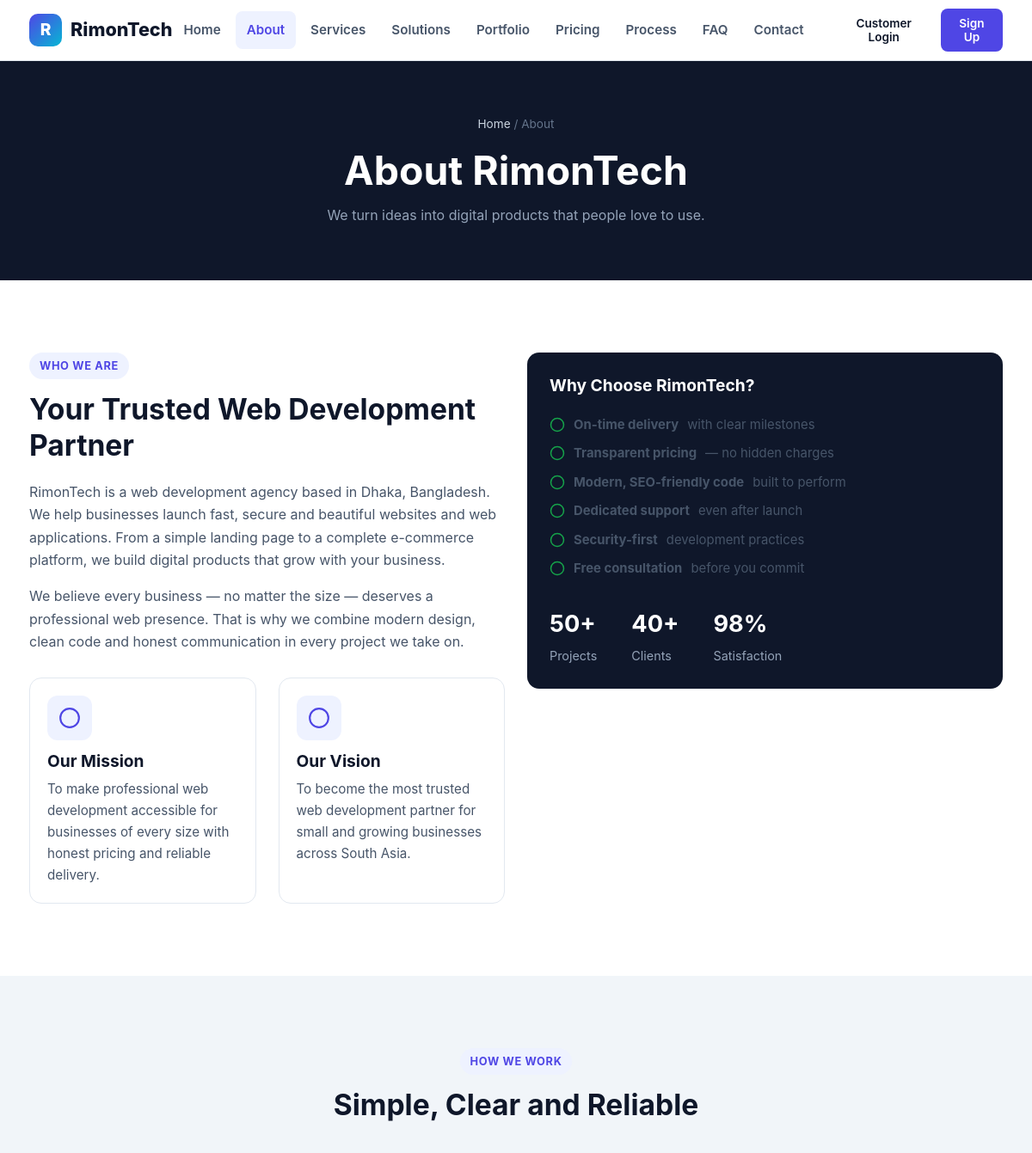
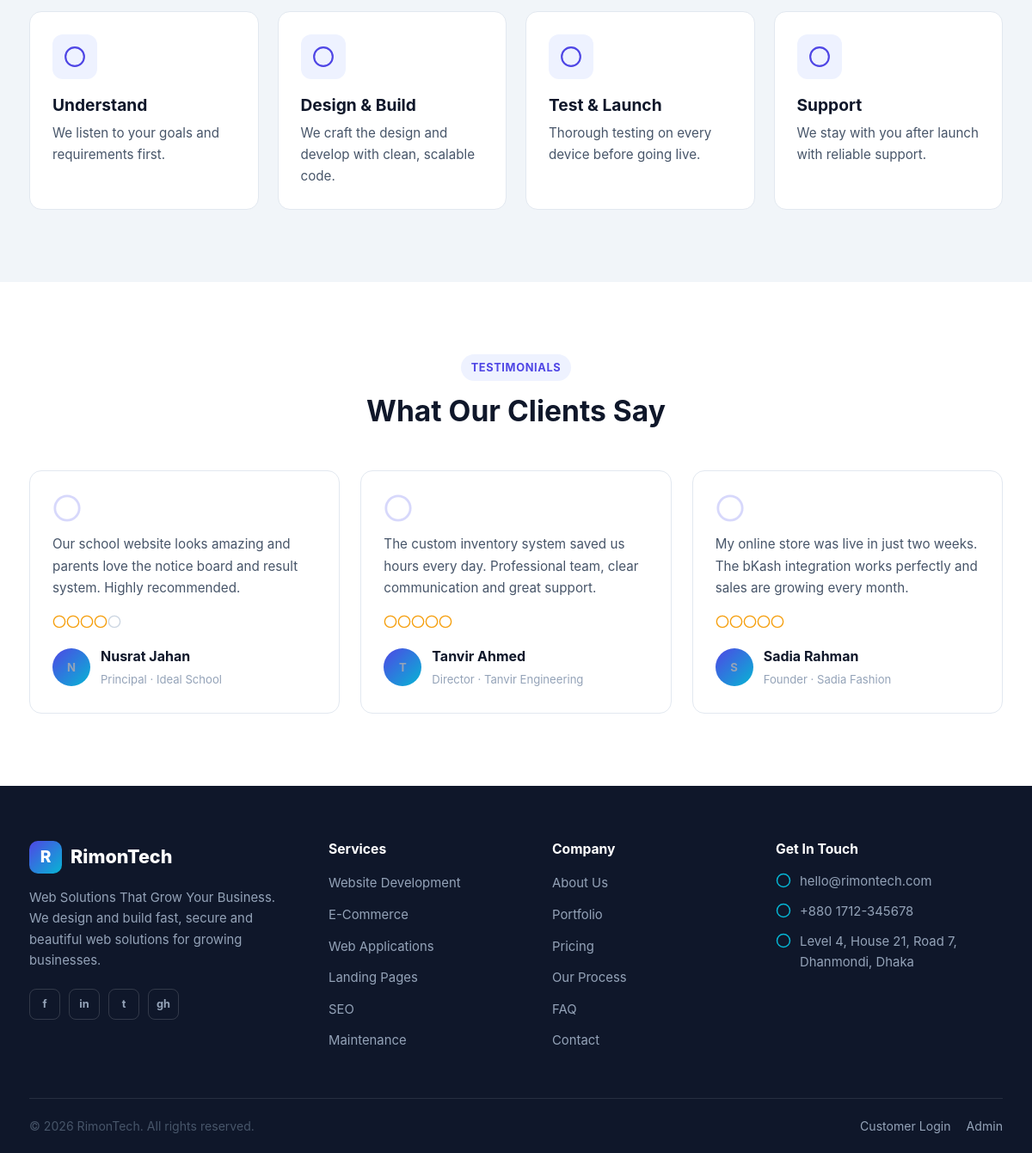
Page /about.php on the committed database (2 pictures, top to bottom).
### tables this page shows
CREATE TABLE IF NOT EXISTS testimonials (
    id INT UNSIGNED AUTO_INCREMENT PRIMARY KEY,
    customer_name VARCHAR(120) NOT NULL,
    role VARCHAR(100) NULL,
    company VARCHAR(150) NULL,
    content TEXT NULL,
    rating TINYINT NOT NULL DEFAULT 5,
    active TINYINT(1) NOT NULL DEFAULT 1,
    created_at TIMESTAMP DEFAULT CURRENT_TIMESTAMP
);

### config/database.php (called while the page is built, shortened)
<?php
function db(): PDO
{
    static $pdo = null;
    if ($pdo === null) {
        $dsn = 'mysql:host=' . DB_HOST . ';dbname=' . DB_NAME . ';charset=utf8mb4';
        $pdo = new PDO($dsn, DB_USER, DB_PASS, [
            PDO::ATTR_ERRMODE => PDO::ERRMODE_EXCEPTION,
            PDO::ATTR_DEFAULT_FETCH_MODE => PDO::FETCH_ASSOC,
            PDO::ATTR_EMULATE_PREPARES => false,
        ]);
    }
    return $pdo;
}

### about.php (the view, shortened to what this page needs)
<?php
require_once __DIR__ . '/includes/functions.php';
$testimonials = db()->query('SELECT * FROM testimonials WHERE active = 1 ORDER BY id DESC LIMIT 3')->fetchAll();
include __DIR__ . '/includes/header.php';
?>
<section class="page-hero">
  <div class="container">
    <div class="crumbs"><a href="<?= url('index.php') ?>">Home</a> / About</div>
    <h1>About RimonTech</h1>
    <p>We turn ideas into digital products that people love to use.</p>
  </div>
</section>
<section class="section">
  <div class="container">
    <div class="grid-2">
      <div>
        <div class="section-head" style="text-align:left;margin:0 0 20px;">
          <span class="eyebrow">Who We Are</span>
          <h2>Your Trusted Web Development Partner</h2>
        </div>
        <p><?= e(setting('about_text')) ?></p>
        <p style="margin-top:16px;">We believe every business — no matter the size — deserves a professional web presence. That is why we combine modern design, clean code and honest communication in every project we take on.</p>
        <div class="grid-2" style="margin-top:28px;">
          <div class="card" style="padding:20px;">
            <div class="card-icon" style="margin-bottom:12px;"><?= icon('shield') ?></div>
            <h3>Our Mission</h3>
            <p><?= e(setting('mission_text')) ?></p>
          </div>
          <div class="card" style="padding:20px;">
            <div class="card-icon" style="margin-bottom:12px;"><?= icon('eye') ?></div>
            <h3>Our Vision</h3>
            <p><?= e(setting('vision_text')) ?></p>
          </div>
        </div>
      </div>
      <div>
        <div class="card" style="background:var(--dark);color:#e2e8f0;border:none;">
          <h3 style="color:#fff;margin-bottom:22px;">Why Choose RimonTech?</h3>
          <ul class="feature-list">
            <li><?= icon('check') ?> <strong>On-time delivery</strong> with clear milestones</li>
            <li><?= icon('check') ?> <strong>Transparent pricing</strong> — no hidden charges</li>
            <li><?= icon('check') ?> <strong>Modern, SEO-friendly code</strong> built to perform</li>
            <li><?= icon('check') ?> <strong>Dedicated support</strong> even after launch</li>
            <li><?= icon('check') ?> <strong>Security-first</strong> development practices</li>
            <li><?= icon('check') ?> <strong>Free consultation</strong> before you commit</li>
          </ul>
          <div class="hero-stats" style="margin-top:30px;">
            <div class="stat"><b style="color:#fff;">50+</b><span>Projects</span></div>
            <div class="stat"><b style="color:#fff;">40+</b><span>Clients</span></div>
            <div class="stat"><b style="color:#fff;">98%</b><span>Satisfaction</span></div>
          </div>
        </div>
      </div>
    </div>
  </div>
</section>
<section class="section section-alt">
  <div class="container">
    <div class="section-head">
      <span class="eyebrow">How We Work</span>
      <h2>Simple, Clear and Reliable</h2>
    </div>
    <div class="grid-4">
      <div class="card"><div class="card-icon"><?= icon('users') ?></div><h3>Understand</h3><p>We listen to your goals and requirements first.</p></div>
      <div class="card"><div class="card-icon"><?= icon('settings') ?></div><h3>Design &amp; Build</h3><p>We craft the design and develop with clean, scalable code.</p></div>
      <div class="card"><div class="card-icon"><?= icon('check') ?></div><h3>Test &amp; Launch</h3><p>Thorough testing on every device before going live.</p></div>
      <div class="card"><div class="card-icon"><?= icon('lifebuoy') ?></div><h3>Support</h3><p>We stay with you after launch with reliable support.</p></div>
    </div>
  </div>
</section>
<section class="section">
  <div class="container">
    <div class="section-head">
      <span class="eyebrow">Testimonials</span>
      <h2>What Our Clients Say</h2>
    </div>
    <div class="grid-3">
      <?php foreach ($testimonials as $t): ?>
        <div class="card testimonial-card">
          <div class="quote-ico"><?= icon('quote') ?></div>
          <p><?= e($t['content']) ?></p>
          <div style="margin-top:10px;"><?= render_stars((int)$t['rating']) ?></div>
          <div class="testimonial-footer">
            <span class="testimonial-avatar"><?= e(strtoupper(substr($t['customer_name'], 0, 1))) ?></span>
            <div><b><?= e($t['customer_name']) ?></b><span><?= e($t['role']) ?><?= $t['company'] ? ' · ' . e($t['company']) : '' ?></span></div>
          </div>
        </div>
      <?php endforeach; ?>
    </div>
  </div>
</section>
<?php include __DIR__ . '/includes/footer.php'; ?>

### includes/functions.php (shortened to what this page needs)
<?php
require_once __DIR__ . '/../config/database.php';
function base_url(string $path = ''): string
{
    static $base = null;
    if ($base === null) {
        $base = '/';
    }
    return $base . ltrim($path, '/');
}
function url(string $path = ''): string
{
    return base_url($path);
}
function e(?string $value): string
{
    return htmlspecialchars((string)$value, ENT_QUOTES, 'UTF-8');
}
function setting(string $key, string $default = ''): string
{
    static $cache = null;
    if ($cache === null) {
        $cache = [];
        try {
            foreach (db()->query('SELECT setting_key, setting_value FROM settings') as $row) {
                $cache[$row['setting_key']] = (string)$row['setting_value'];
            }
        } catch (Throwable $e) {
            $cache = [];
        }
    }
    return $cache[$key] ?? $default;
}
function icon(string $name): string
{
    return $map[$name] ?? '<svg viewBox="0 0 24 24" fill="none" stroke="currentColor" stroke-width="2"><circle cx="12" cy="12" r="10"/></svg>';
}
function render_stars(int $rating): string
{
    $out = '';
    for ($i = 1; $i <= 5; $i++) {
        $out .= '<span class="star' . ($i <= $rating ? ' filled' : '') . '">' . icon('star') . '</span>';
    }
    return $out;
}

### assets/css/style.css (style rules this page uses)
:root { --primary: #4f46e5; --primary-dark: #4338ca; --primary-light: #6366f1; --accent: #06b6d4; --accent-soft: #e0f7ff; --dark: #0f172a; --dark-2: #1e293b; --body-bg: #ffffff; --surface: #ffffff; --surface-2: #f1f5f9; --text: #0f172a; --text-2: #475569; --text-3: #94a3b8; --border: #e2e8f0; --success: #16a34a; --warning: #d97706; --danger: #dc2626; --info: #2563eb; --radius: 14px; --radius-sm: 8px; --shadow-sm: 0 1px 3px rgba(15, 23, 42, 0.08); --shadow: 0 4px 16px rgba(15, 23, 42, 0.08); --shadow-lg: 0 12px 32px rgba(15, 23, 42, 0.12); --gradient: linear-gradient(135deg, #4f46e5 0%, #06b6d4 100%); --font: -apple-system, BlinkMacSystemFont, "Segoe UI", Roboto, "Helvetica Neue", Arial, sans-serif; }
* { margin: 0; padding: 0; box-sizing: border-box; }
html { scroll-behavior: smooth; }
body { font-family: var(--font); color: var(--text); background: var(--body-bg); line-height: 1.65; -webkit-font-smoothing: antialiased; }
a { color: var(--primary); text-decoration: none; }
ul { list-style: none; }
.container { width: 100%; max-width: 1180px; margin: 0 auto; padding: 0 24px; }
h1, h2, h3, h4 { line-height: 1.25; font-weight: 700; color: var(--text); }
h1 { font-size: clamp(2rem, 4vw, 2.9rem); }
h2 { font-size: clamp(1.5rem, 3vw, 2.1rem); }
h3 { font-size: 1.2rem; }
p { color: var(--text-2); }
.star { width: 16px; height: 16px; display: inline-block; color: #cbd5e1; vertical-align: middle; }
.star svg { width: 16px; height: 16px; }
.star.filled { color: #f59e0b; }
.hero-stats { display: flex; gap: 40px; margin-top: 46px; }
.hero-stats .stat b { display: block; font-size: 1.7rem; color: #fff; }
.hero-stats .stat span { color: #94a3b8; font-size: 0.9rem; }
.section { padding: 84px 0; }
.section-alt { background: var(--surface-2); }
.section-head { max-width: 640px; margin: 0 auto 48px; text-align: center; }
.section-head .eyebrow { display: inline-block; background: #eef2ff; color: var(--primary); font-weight: 700; font-size: 0.8rem; padding: 5px 12px; border-radius: 999px; text-transform: uppercase; letter-spacing: 0.05em; margin-bottom: 14px; }
.section-head h2 { margin-bottom: 12px; }
.grid-3 { display: grid; grid-template-columns: repeat(3, 1fr); gap: 24px; }
.grid-4 { display: grid; grid-template-columns: repeat(4, 1fr); gap: 22px; }
.grid-2 { display: grid; grid-template-columns: 1fr 1fr; gap: 26px; }
.card { background: var(--surface); border: 1px solid var(--border); border-radius: var(--radius); padding: 26px; transition: all 0.25s ease; }
.card-icon { width: 52px; height: 52px; border-radius: 12px; background: #eef2ff; color: var(--primary); display: flex; align-items: center; justify-content: center; margin-bottom: 18px; }
.card-icon svg { width: 26px; height: 26px; }
.card h3 { margin-bottom: 8px; }
.card p { font-size: 0.95rem; }
.feature-list { margin-top: 16px; }
.feature-list li { display: flex; gap: 10px; align-items: flex-start; margin-bottom: 9px; color: var(--text-2); font-size: 0.93rem; }
.feature-list li svg { width: 18px; height: 18px; color: var(--success); flex-shrink: 0; margin-top: 3px; }
.page-hero { background: var(--dark); color: #fff; padding: 62px 0; text-align: center; }
.page-hero h1 { color: #fff; margin-bottom: 10px; }
.page-hero p { color: #94a3b8; max-width: 640px; margin: 0 auto; }
.crumbs { color: #64748b; font-size: 0.85rem; margin-bottom: 14px; }
.crumbs a { color: #cbd5e1; }
.testimonial-card .quote-ico { color: var(--primary-light); opacity: 0.25; width: 34px; height: 34px; margin-bottom: 12px; }
.testimonial-card .quote-ico svg { width: 34px; height: 34px; }
.testimonial-footer { display: flex; align-items: center; gap: 12px; margin-top: 18px; }
.testimonial-avatar { width: 44px; height: 44px; border-radius: 50%; background: var(--gradient); color: #fff; display: flex; align-items: center; justify-content: center; font-weight: 700; }
.testimonial-footer b { display: block; }
.testimonial-footer span { color: var(--text-3); font-size: 0.82rem; }
.footer-contact svg { width: 18px; height: 18px; color: var(--accent); flex-shrink: 0; margin-top: 2px; }

### rows in the picture
testimonials: content "Our school website looks amazing and parents love the notice board and result system. Highly recommended.", customer_name "N", customer_name "Nusrat Jahan", role "Principal", company "Ideal School"
testimonials: content "The custom inventory system saved us hours every day. Professional team, clear communication and great support.", customer_name "T", customer_name "Tanvir Ahmed", role "Director", company "Tanvir Engineering"
testimonials: content "My online store was live in just two weeks. The bKash integration works perfectly and sales are growing every month.", customer_name "S", customer_name "Sadia Rahman", role "Founder", company "Sadia Fashion"

### other values in the picture
APP_NAME "RimonTech"
setting('mission_text') "To make professional web development accessible for businesses of every size with honest pricing and reliable delivery."
setting('vision_text') "To become the most trusted web development partner for small and growing businesses across South Asia."
APP_TAGLINE "Web Solutions That Grow Your Business"
setting('contact_email', APP_EMAIL) "hello@rimontech.com"
setting('contact_phone', APP_PHONE) "+880 1712-345678"
setting('contact_address', APP_ADDRESS) "Level 4, House 21, Road 7, Dhanmondi, Dhaka"
